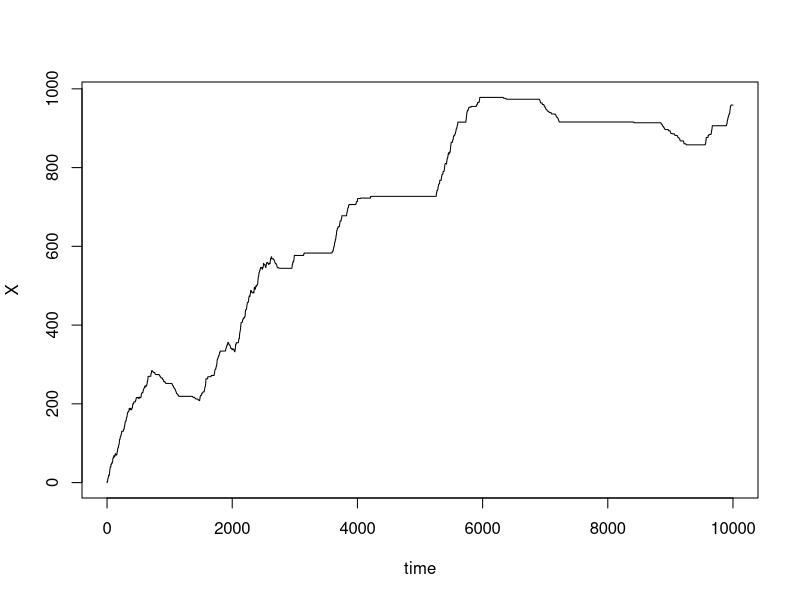

This figure's R source:
######################################################
# This code is used to generate plots of our functional limits for the GI/Gi/1 queue model, using the formulation in terms
# of inverse subordinators. We assume that alpha_1 = alpha_2 = alpha for our two fractional Poisson Processes in this case, with arrival "rates" 
# lambda and departures "rates" mu

set.seed(1) 

t_step = 0.01 #time partition size
x_step = 0.1 # space partition size
n_steps = 10^5 #number of steps in the algorithm

#####################################

#Initialising vectors for the Subordinators and inverse-subordinators of the arrival and departure processes
#To be filled later in the code

Sub_Arrival <- rep(0, n_steps) 
Sub_Departure <- rep(0, n_steps)
Inv_Arrival <- rep(0, n_steps)
Inv_Departure <- rep(0, n_steps)

# Initialising vectors for spatial and time coordinates

T <- seq(from = 0, to = n_steps * t_step, by = t_step) 
X <- seq(from = 0, to = n_steps * x_step, by = x_step) 


alpha = 0.7 #shape parameter
lambda = 4
mu = 1

#######################################
# algorithm to generate subordinators XA and XD.
########################################

k = 0 # dummy variable for the loop
xa = 0 # initial values for the subordinators at time 0
xd = 0

# While loop to fill in values of the subordinators. Done by following the CMS formula


while (k < n_steps){
  k = k + 1
  uA <- runif(1)
  vA <- runif(1)
  uD <- runif(1)
  vD <- runif(1)
  phiA = pi * (vA - 1/2)
  phiD = pi * (vD - 1/2)
  L =  t_step^(1/alpha) * (1 + (tan((pi * alpha)/2))^2)^(1/(2 * alpha))
  xStepA = L * (sin(alpha * pi * vA)/(cos(phiA))^(1/alpha)) * (cos(phiA - alpha * pi * vA)/(-log(uA)))^((1-alpha)/alpha)
  xa = xa + xStepA
  xStepD = L * (sin(alpha * pi * vD)/(cos(phiD))^(1/alpha)) * (cos(phiD - alpha * pi * vD)/(-log(uD)))^((1-alpha)/alpha)
  xd = xd + xStepD
  Sub_Arrival[k] = xa
  Sub_Departure[k] = xd
}

################################################################
# two algorithms to generate the inverse subordinators YA and YD from XA, XD respectively. These are generated directly using the definition of inverse functions
#############################################################

###
# Initialising a while loop to fill in the values of Inv_Arrivals, by inverting space-time and using Sub_Arrivals.
# For each spatial coordinate j in X we calculate the minimum point in T for which Sub_Arrivals > j and 
# set that value as Inv_Arrivals[j]

j = 1
k = 1
lim_Arrival = n_steps
while (j < n_steps + 1){
  if (k >= n_steps){
    lim_Arrival = j
    break
  }
  else if (Sub_Arrival[k] < X[j]){
    k = k + 1
  }
  else {
    Inv_Arrival[j] = T[k]
    j = j + 1
  }
}

# Same procedure as before but using Sub_Departures to get Inv_Departures

j = 1
k = 1
lim_Departure = n_steps
while (j < n_steps + 1){
  if (k >= n_steps){
    lim_Departure = j
    break
  }
  else if (Sub_Departure[k] < X[j]){
    k = k + 1
  }
  else {
    Inv_Departure[j] = T[k]
    j = j + 1
  }
}

lim_final = min(lim_Arrival, lim_Departure) - 1 # Cut-off point for the final loop


#######################################################################
# Final section that fills in values of the functional limit against time using the values of lambda, mu and the inverse subordinators Inv_Arrival, Inv_Departure
#######################################################################

Q <- rep(0, lim_final) # vector initialisation for the functional limit given in the final line of (3.20)

k = 1 # dummy variable for while loop
R = 0 # Value of the functional limit before reflection
inf_R = 0 # Variable tracking the infimum of R so we can reflect it across the axis
R_diff = 0 # The reflection of R across the axis, giving the actual value for the functional limit

####
# This while loop fills the vector Q. Throughout each pass of the loop, the value of the infimum of R
# up to that point is stored, so that the functional limit can be calculated using R - R_Diff

while (k < lim_final + 1){
  R = (lambda^(alpha)) * Inv_Arrival[k] - (mu^(alpha)) * Inv_Departure[k]
  if(R < inf_R){
    inf_R = R
  }
  R_diff = R - inf_R
  Q[k] = R_diff
  k = k + 1
}

# Finally, we plot the values of the functional limit against time. Note that due to the inversion of the subordinator
# before, we have to use the spatial coordinates from before as the time coordinates here 

plot(X[0:lim_final], unlist(Q), type="l", xlab = "time", ylab = "X") 
